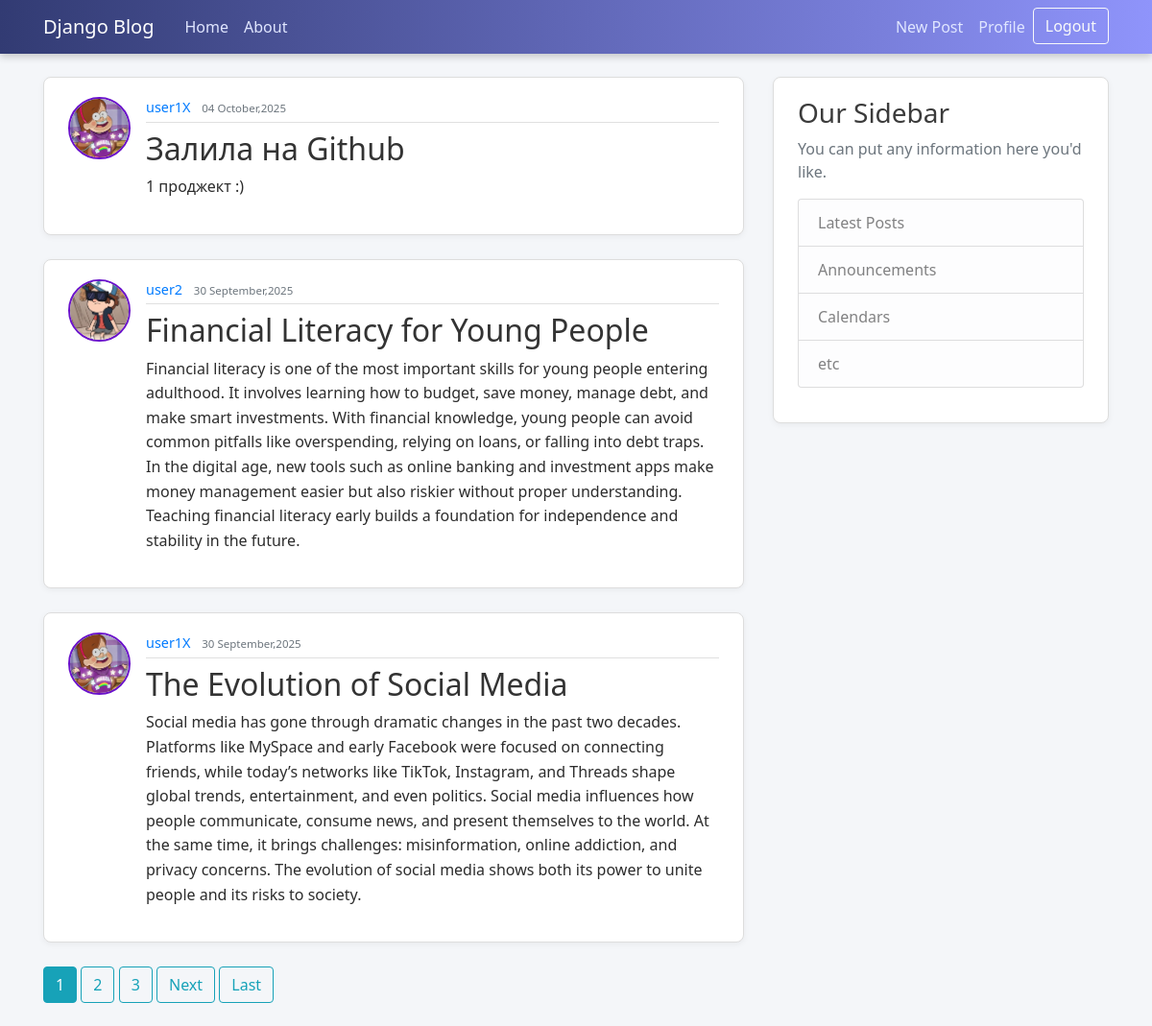
The app's page / (signed in) with its own data.
### blog/models.py (models this page shows, shortened)
class Post(models.Model):
    title = models.CharField(max_length=100)
    content = models.TextField()
    date_posted = models.DateTimeField(default=timezone.now)
    author = models.ForeignKey(User,on_delete=models.CASCADE)

### users/models.py (models this page shows, shortened)
class Profile(models.Model):
    user = models.OneToOneField(User, on_delete=models.CASCADE)
    image = models.ImageField(default='default.jpg', upload_to='profile pics')

### blog/views.py (the view)
# urls.py: path('', PostListView.as_view(), name='blog-home'),
class PostListView(ListView):
    model = Post
    template_name = 'blog/home.html'
    context_object_name = 'posts'
    ordering = ['-date_posted']
    paginate_by = 3

### blog/templates/blog/home.html (shortened to what this page needs)
{% extends "blog/base.html" %}
{% block content %}
    {% for post in posts %}
        <article class="media content-section">
            <img class = "rounded-circle article-img" src="{{ post.author.profile.image.url }}">
          <div class="media-body">
            <div class="article-metadata">
              <a class="mr-2" href="{% url 'user-posts' post.author.username %}">{{ post.author }}</a>
              <small class="text-muted">{{ post.date_posted | date:"d F,Y"}}</small>
            </div>
            <h2><a class="article-title" href="{% url 'post-detail' post.id  %}">{{ post.title }}</a></h2>
            <p class="article-content">{{ post.content }}</p>
          </div>
        </article>
    {% endfor %}
    {% if is_paginated %}
        {% for num in page_obj.paginator.page_range %}
            {% if page_obj.number == num %}
            <a class="btn btn-info mb-4" href="?page={{ num }}">{{ num }}</a>
        {% elif num > page_obj.number|add:'-3' and num < page_obj.number|add:'3' %}
        <a class="btn btn-outline-info mb-4" href="?page={{ num }}">{{ num }}</a>
            {% endif %}
        {% endfor %}
        {% if page_obj.has_next %}
            <a class="btn btn-outline-info mb-4" href="?page={{page_obj.next_page_number}}">Next</a>
            <a class="btn btn-outline-info mb-4" href="?page={{ page_obj.paginator.num_pages }}">Last</a>
        {% endif %}
    {% endif %}
{% endblock content %}

### blog/static/blog/main.css (style rules this page uses)
body { background: #f4f6f9; color: #2c2c2c; margin-top: 5rem; font-family: 'Segoe UI', Tahoma, Geneva, Verdana, sans-serif; }
h1, h2, h3, h4, h5, h6 { color: #3b3b3b; }
.content-section { background: #ffffff; padding: 20px 25px; border: 1px solid #dddddd; border-radius: 8px; margin-bottom: 25px; box-shadow: 0 2px 6px rgba(0, 0, 0, 0.05); }
.article-title { color: #333333; transition: color 0.3s; }
.article-content { white-space: pre-line; line-height: 1.6; }
.article-img { height: 65px; width: 65px; margin-right: 16px; border-radius: 50%; object-fit: cover; border: 2px solid #6a11cb; }
.article-metadata { padding-bottom: 4px; margin-bottom: 8px; border-bottom: 1px solid #e0e0e0; font-size: 0.9rem; color: #666666; }

### records on screen
Post: author.profile.image (picture), author "user1X", date_posted "04 October,2025", title "Залила на Github", content "1 проджект :)"
Post: author.profile.image (picture), author "user2", date_posted "30 September,2025", title "Financial Literacy for Young People", content "Financial literacy is one of the most important skills for young people entering adulthood. It involves learning how to budget, save money, manage debt, and make smart investments. With financial knowledge, young people can avoid common pitfalls like overspending, relying on loans, or falling into debt traps. In the digital age, new tools such as online banking and investment apps make money management easier but also riskier without proper understanding. Teaching financial literacy early builds a foundation for independence and stability in the future."
Post: author.profile.image (picture), author "user1X", date_posted "30 September,2025", title "The Evolution of Social Media", content "Social media has gone through dramatic changes in the past two decades. Platforms like MySpace and early Facebook were focused on connecting friends, while today’s networks like TikTok, Instagram, and Threads shape global trends, entertainment, and even politics. Social media influences how people communicate, consume news, and present themselves to the world. At the same time, it brings challenges: misinformation, online addiction, and privacy concerns. The evolution of social media shows both its power to unite people and its risks to society."

### other values on screen
{{ num }} "1"
{{ num }} "2" "3"
